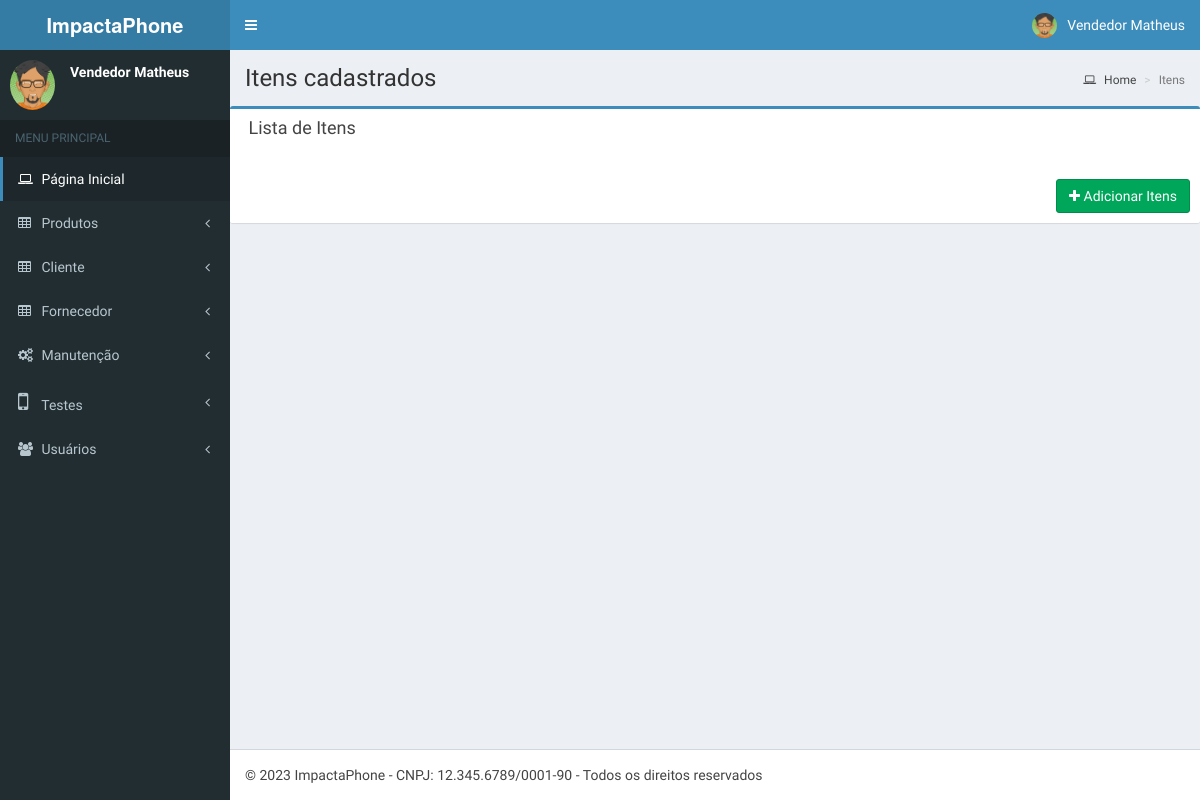
The page /interface/itens/totalitens.php (signed in) on the database as committed earlier.
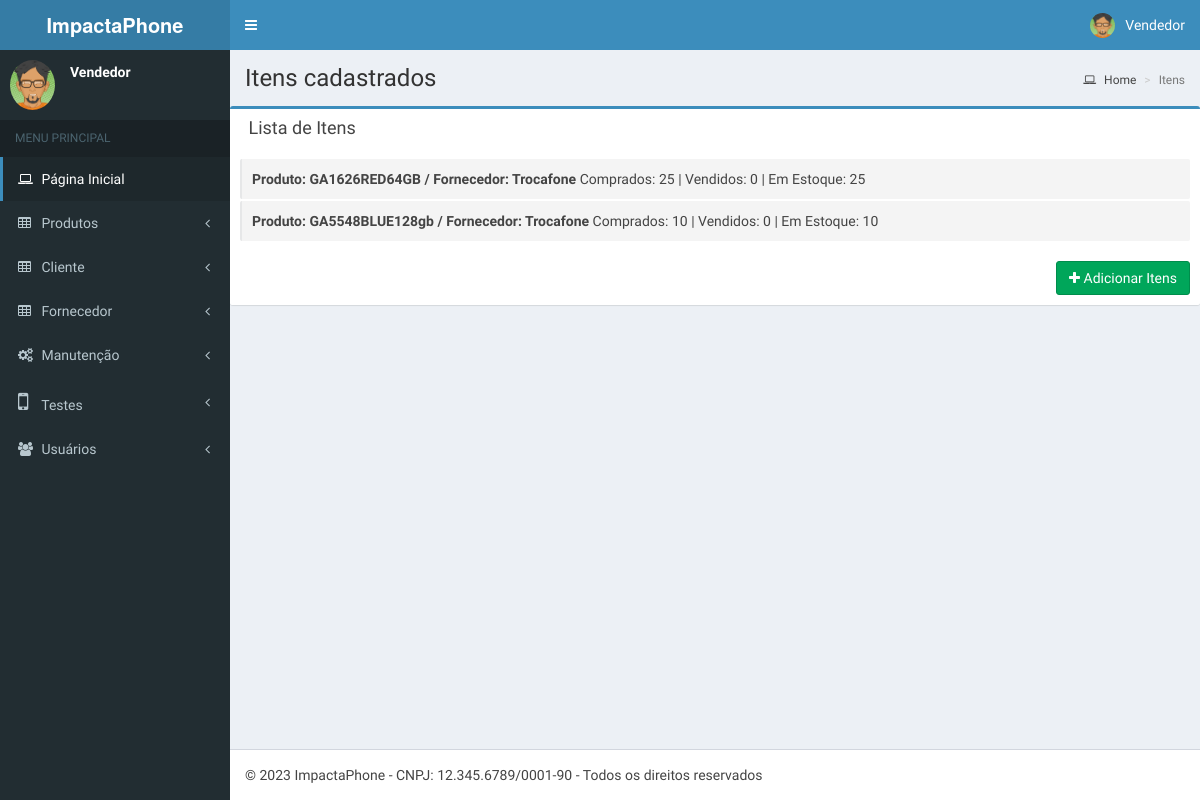
The same page on the database as committed later.
### tables this page shows
CREATE TABLE IF NOT EXISTS `itens` (
  `idItens` int NOT NULL AUTO_INCREMENT,
  `Image` varchar(250) NOT NULL,
  `QuantItens` decimal(10,0) NOT NULL,
  `QuantItensVend` decimal(10,0) NOT NULL,
  `ModeloItens` varchar(100) NOT NULL,
  `MarcaItens` varchar(80) NOT NULL,
  `MemoriaItens` varchar(10) NOT NULL,
  `CorItens` varchar(100) NOT NULL,
  `GradeItens` varchar(10) NOT NULL,
  `LocalItens` varchar(50) NOT NULL,
  `ItensAtivo` tinyint NOT NULL,
  `ItensPublic` int NOT NULL,
  `Produto_CodRefProduto` int NOT NULL,
  `Fornecedor_idFornecedor` int NOT NULL,
  `Usuario_idUser` int NOT NULL,
  `DataRegistro` timestamp NOT NULL DEFAULT CURRENT_TIMESTAMP,
  PRIMARY KEY (`idItens`),
  KEY `fk_Itens_Produto1_idx` (`Produto_CodRefProduto`),
  KEY `fk_Itens_Fornecedor1_idx` (`Fornecedor_idFornecedor`),
  KEY `fk_Itens_Usuario1_idx` (`Usuario_idUser`)
);

CREATE TABLE IF NOT EXISTS `produtos` (
  `CodRefProduto` int NOT NULL AUTO_INCREMENT,
  `skuProduto` varchar(75) NOT NULL,
  `NomeProduto` varchar(75) NOT NULL,
  `Ativo` int NOT NULL,
  `PublicProduto` int NOT NULL,
  `Usuario_idUser` int NOT NULL,
  PRIMARY KEY (`CodRefProduto`),
  KEY `fk_Produto_Usuario_idx` (`Usuario_idUser`)
);

CREATE TABLE IF NOT EXISTS `fornecedor` (
  `idFornecedor` int NOT NULL AUTO_INCREMENT,
  `NomeFornecedor` varchar(75) NOT NULL,
  `CNPJFornecedor` varchar(75) NOT NULL,
  `EmailFornecedor` varchar(75) NOT NULL,
  `EnderecoFornecedor` varchar(75) NOT NULL,
  `TelefoneFornecedor` varchar(75) NOT NULL,
  `Public` int NOT NULL,
  `Ativo` int NOT NULL,
  `Usuario_idUser` int NOT NULL,
  PRIMARY KEY (`idFornecedor`),
  KEY `fk_Fornecedor_Usuario1_idx` (`Usuario_idUser`)
);

### App/auth.php (called while the page is built, shortened)
<?php
if(!isset($_SESSION["idUsuario"]) || !isset($_SESSION["usuario"])){
	header('Location: ../');
}else{
	$usuario   = $_SESSION["usuario"];
	$foto      = $_SESSION["foto"];
}
?>

### App/Models/connect.php (called while the page is built, shortened)
<?php
class Connect{
	var $localhost = "localhost";
	var $root = "root";
	var $passwd = "";
	public function __construct()
	{
		$this->SQL = mysqli_connect($this->localhost, $this->root, $this->passwd);
	}
}

### App/Models/itens.class.php (the view, shortened to what this page needs)
  <?php
   require_once 'connect.php';
   class Itens extends Connect{
    public function listItens ($idprodutos, $idFornecedor)
    {
      $query = "SELECT * FROM `itens`,`fornecedor`,`produtos` WHERE (`Fornecedor_idFornecedor` = `idFornecedor` AND `Produto_CodRefProduto` = `CodRefProduto`) AND (`Fornecedor_idFornecedor` = '$idFornecedor' AND `Produto_CodRefProduto` = '$idprodutos') ";
      $result = mysqli_query($this->SQL, $query) or die ( mysqli_error($this->SQL));
       $q = 0;
       $v = 0;
       $e = 0;
     while($rowlist = mysqli_fetch_array($result)) {
           $q = $q + $rowlist['QuantItens'];
           $v = $v + $rowlist['QuantItensVend'];
           $e = $q - $v;
           $skuProduto = $rowlist['skuProduto'];
           $fornecedor  = $rowlist['NomeFornecedor'];
      }
        return array('skuProduto'=> $skuProduto,'Fornecedor'=> $fornecedor , 'QuantItens' => $q, 'QuantItensVend' => $v, 'Estoque' => $e,);
    }
    public function totalitens($value){
      $this->query = "SELECT `Produto_CodRefProduto`, `Fornecedor_idFornecedor` FROM `itens` WHERE `itensPublic` = '$value' GROUP BY `Produto_CodRefProduto`, `Fornecedor_idFornecedor`";
      $this->result = mysqli_query($this->SQL, $this->query) or die ( mysqli_error($this->SQL));
      while ($row = mysqli_fetch_array($this->result)) {
        $idprodutos = $row['Produto_CodRefProduto'];
        $idFornecedor = $row['Fornecedor_idFornecedor'];
        echo '<li>';
       $resp = Itens::listItens($idprodutos, $idFornecedor);
        echo '<b> Produto: '.$resp['skuProduto'];
        echo ' / Fornecedor: '.$resp['Fornecedor'];
        echo '</b> Comprados: '.$resp['QuantItens'];
        echo ' | Vendidos: '.$resp['QuantItensVend'];
        echo ' | Em Estoque: '.$resp['Estoque'];
        echo '</li>';
      }
    }
}

### layout/script.php (shortened to what this page needs)
<?php
$url = 'http://localhost/estoqueimpacta/interface/';
$head = '<html>
<head>
  <link rel="shortcut icon" href="'.$url.'#" />
  <link rel="stylesheet" href="'.$url.'bootstrap/css/bootstrap.min.css">
  <link rel="stylesheet" href="http://cdnjs.cloudflare.com/ajax/libs/font-awesome/4.5.0/css/font-awesome.min.css">
  <link rel="stylesheet" href="http://cdnjs.cloudflare.com/ajax/libs/ionicons/2.0.1/css/ionicons.min.css">
  <link rel="stylesheet" href="'.$url.'dist/css/AdminLTE.min.css">
  <link rel="stylesheet" href="'.$url.'dist/css/skins/_all-skins.min.css">
  <link rel="stylesheet" href="'.$url.'plugins/iCheck/flat/blue.css">
  <link rel="stylesheet" href="'.$url.'plugins/morris/morris.css">
  <link rel="stylesheet" href="'.$url.'plugins/jvectormap/jquery-jvectormap-1.2.2.css">
  <link rel="stylesheet" href="'.$url.'plugins/datepicker/datepicker3.css">
  <link rel="stylesheet" href="'.$url.'plugins/daterangepicker/daterangepicker.css">
  <link rel="stylesheet" href="'.$url.'plugins/bootstrap-wysihtml5/bootstrap3-wysihtml5.min.css">
</head>
<body class="hold-transition skin-blue sidebar-mini">
<div class="wrapper">';
$header = '<header class="main-header">
    <a href="../" class="logo">
      <span class="logo-mini"><b>I</b>MP</span>
      <span class="logo-lg"><b>ImpactaPhone</b>  </span>
    </a>
    <nav class="navbar navbar-static-top">
      <a href="#" class="sidebar-toggle" data-toggle="offcanvas" role="button">
        <span class="sr-only">Alterna navegação</span>
      </a>
      <div class="navbar-custom-menu">
        <ul class="nav navbar-nav">
          <li class="dropdown user user-menu">
            <a href="#" class="dropdown-toggle" data-toggle="dropdown">
              <img src="'.$url.''.$foto.'" class="user-image" alt="Foto do Usuário">
              <span class="hidden-xs">'.$usuario.'</span>
            </a>
            <ul class="dropdown-menu">
              <li class="user-header">
                <img src="'.$url.''.$foto.'" class="img-circle" alt="Foto do Usuário">
                <p>
                  '.$usuario.'
                  <small>Membro desde: '.$registro.'</small>
                </p>
              </li>
              <li class="user-footer">
                <div class="pull-right">
                  <a href="'.$url.'destroy.php" class="btn btn-default btn-flat">Sair</a>
                </div>
              </li>
            </ul>
          </li>
        </ul>
      </div>
    </nav>
  </header>';
  $aside = '<aside class="main-sidebar">
    <section class="sidebar">
      <div class="user-panel">
        <div class="pull-left image">
          <img src="'.$url.''.$foto.'" class="img-circle" style="height:50px; width:50px;" alt="Foto do Usuário">
        </div>
        <div class="pull-left info">
          <p>'.$usuario.'</p>
        </div>
      </div>
      <ul class="sidebar-menu">
        <li class="header">MENU PRINCIPAL</li>
        <li class="active treeview">
          <a href="'.$url.'">
            <i class="fa fa-laptop"></i> <span>Página Inicial</span>
          </a>
        </li>
        <li class="treeview">
          <a href="#">
            <i class="fa fa-table"></i>
            <span>Produtos</span>
            <span class="pull-right-container">
              <i class="fa fa-angle-left pull-right"></i>
            </span>
          </a>
            <li><a href="'.$url.'prod/"><i class="fa fa-circle-o"></i>Lista de Produtos</a></li>
            <li><a href="'.$url.'prod/addprod.php"><i class="fa fa-circle-o"></i>Adicionar Produtos</a></li>
            <li><a href="'.$url.'itens/"><i class="fa fa-circle-o"></i>Lista de Itens</a></li>
            <li><a href="'.$url.'itens/totalitens.php"><i class="fa fa-circle-o"></i>Estoque Itens</a></li>
            <li><a href="'.$url.'itens/additens.php"><i class="fa fa-circle-o"></i>Adicionar Itens</a></li>
        </li>
        <li class="treeview">
          <a href="#">
            <i class="fa fa-table"></i>
            <span>Cliente</span>
            <span class="pull-right-container">
              <i class="fa fa-angle-left pull-right"></i>
            </span>
          </a>
            <li><a href="'.$url.'cliente/"><i class="fa fa-circle-o"></i>Lista de Clientes</a></li>
            <li><a href="'.$url.'cliente/addcliente.php"><i class="fa fa-circle-o"></i>Adicionar Cliente</a></li>
        </li>
        <li class="treeview">
          <a href="#">
            <i class="fa fa-table"></i>
            <span>Fornecedor</span>
            <span class="pull-right-container">
              <i class="fa fa-angle-left pull-right"></i>
            </span>
          </a>
            <li><a href="'.$url.'fornecedor/"><i class="fa fa-circle-o"></i>Lista de Fornecedores</a></li>
            <li><a href="'.$url.'fornecedor/addfornecedor.php"><i class="fa fa-circle-o"></i>Adicionar Fornecedor</a></li>
        </li>
        <li class="treeview">
          <a href="#">
            <i class="fa fa-cogs"></i>
            <span>Manutenção</span>
            <span class="pull-right-container">
              <i class="fa fa-angle-left pull-right"></i>
            </span>
          </a>
            <li><a href="'.$url.'manutencao/"><i class="fa fa-circle-o"></i>Lista de Manutenção</a></li>
            <li><a href="'.$url.'manutencao/addmanutencao.php"><i class="fa fa-circle-o"></i>Registrar Manutenção</a></li>
        </li>
        <li class="treeview">
          <a href="#">
            <i class="fa fa-mobile" style="font-size:24px"></i>
            <span>Testes</span>
            <span class="pull-right-container">
              <i class="fa fa-angle-left pull-right"></i>
            </span>
          </a>
            <li><a href="'.$url.'teste/"><i class="fa fa-circle-o"></i>Lista de Testes</a></li>
            <li><a href="'.$url.'teste/addteste.php"><i class="fa fa-circle-o"></i>Registrar Teste</a></li>
        </li>
        <li class="treeview">
          <a href="#">
            <i class="fa fa-users"></i>
            <span>Usuários</span>
            <span class="pull-right-container">
              <i class="fa fa-angle-left pull-right"></i>
            </span>
          </a>
            <li><a href="'.$url.'usuarios/"><i class="fa fa-circle-o"></i>Lista de Usuários</a></li>
            <li><a href="'.$url.'usuarios/addusuarios.php"><i class="fa fa-circle-o"></i>Adicionar Usuários</a></li>
        </li>
      </ul>
    </section>
  </aside>';
  $footer = '<footer class="main-footer">
    © 2023 ImpactaPhone - CNPJ: 12.345.6789/0001-90 - Todos os direitos reservados
  </footer>';
  $javascript = '
  </div>
<script src="'.$url.'plugins/jQuery/jquery-2.2.3.min.js"></script>
<script src="http://code.jquery.com/ui/1.11.4/jquery-ui.min.js"></script>
<script>
  $.widget.bridge(\'uibutton\', $.ui.button);
</script>
<script src="'.$url.'bootstrap/js/bootstrap.min.js"></script>
<script src="https://cdnjs.cloudflare.com/ajax/libs/raphael/2.1.0/raphael-min.js"></script>
<script src="'.$url.'plugins/morris/morris.min.js"></script>
<script src="'.$url.'plugins/sparkline/jquery.sparkline.min.js"></script>
<script src="'.$url.'plugins/jvectormap/jquery-jvectormap-1.2.2.min.js"></script>
<script src="'.$url.'plugins/jvectormap/jquery-jvectormap-world-mill-en.js"></script>
<script src="'.$url.'plugins/knob/jquery.knob.js"></script>
<script src="https://cdnjs.cloudflare.com/ajax/libs/moment.js/2.11.2/moment.min.js"></script>
<script src="'.$url.'plugins/daterangepicker/daterangepicker.js"></script>
<script src="'.$url.'plugins/datepicker/bootstrap-datepicker.js"></script>
<script src="'.$url.'plugins/bootstrap-wysihtml5/bootstrap3-wysihtml5.all.min.js"></script>
<script src="'.$url.'plugins/slimScroll/jquery.slimscroll.min.js"></script>
<script src="'.$url.'plugins/fastclick/fastclick.js"></script>
<script src="'.$url.'dist/js/app.min.js"></script>
<script src="'.$url.'dist/js/pages/dashboard.js"></script>
<script src="'.$url.'dist/js/demo.js"></script>
</body>
</html>
';

### interface/itens/totalitens.php (shortened to what this page needs)
<?php
require_once '../../App/auth.php';
require_once '../../layout/script.php';
require_once '../../App/Models/itens.class.php';
echo $head;
echo $header;
echo $aside;
echo '<div class="content-wrapper">
    <section class="content-header">
      <h1>
        Itens cadastrados
      </h1>
      <ol class="breadcrumb">
        <li><a href="../"><i class="fa fa-laptop"></i> Home</a></li>
        <li class="active">Itens</li>
      </ol>
    </section>
    <section class="content">';
    echo '
      <div class="row">
      	<div class="box box-primary">
            <div class="box-header">
              <i class="ion ion-clipboard"></i>
              <h3 class="box-title">Lista de Itens</h3>
            </div>
            <div class="box-body">';
          $value = 1;
         echo' <ul class="todo-list">';
               $itens->totalitens($value);
         echo '</ul>';
        echo ' </div>
            <div class="box-footer clearfix no-border">
             <form action="totalitens.php" method="post">
              <a href="additens.php" type="button" class="btn btn-success pull-right"><i class="fa fa-plus"></i> Adicionar Itens</a>
            </div>
          </div>';
echo '</div>';
echo '</section>';
echo '</div>';
echo  $footer;
echo $javascript;
?>

Rows that differ between the two databases and show on the page:
added itens: produtos.skuProduto "GA1626RED64GB", fornecedor.NomeFornecedor "Trocafone", QuantItens "25", QuantItensVend "0"
added itens: produtos.skuProduto "GA5548BLUE128gb", fornecedor.NomeFornecedor "Trocafone", QuantItens "10", QuantItensVend "0"
Other text that changed with them:
$usuario: "Vendedor Matheus" → "Vendedor"
new list line: "Produto: / Fornecedor: Comprados: | Vendidos: | Em Estoque:"
